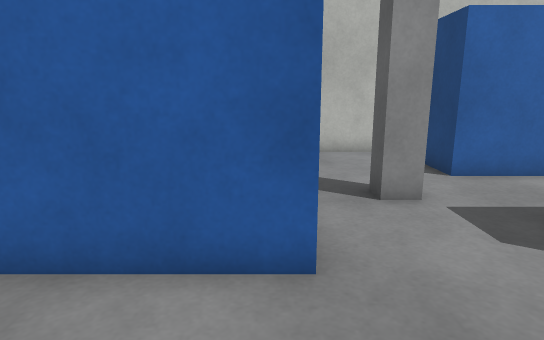
view 1 (above)

19 first-person views from a walk through a world built for the Gazebo simulator. The camera is 1 m above the floor, tilts 12° down and sees 75° across. The floor is counted in squares, 0.5 m on a side. Each view is taken from the middle of a square. On the plan, view 1 faces up. The plan holds only what a view shows up to about 19 squares ahead; the rest is blank. The place goes on beyond the plan.

view 2
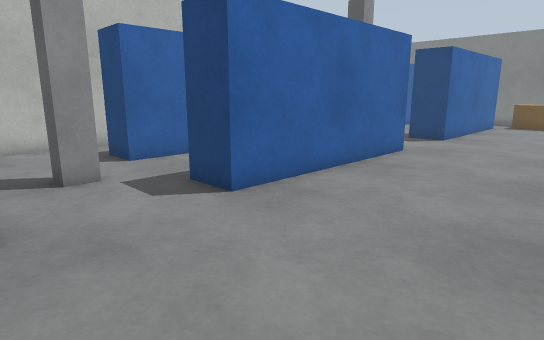

view 3
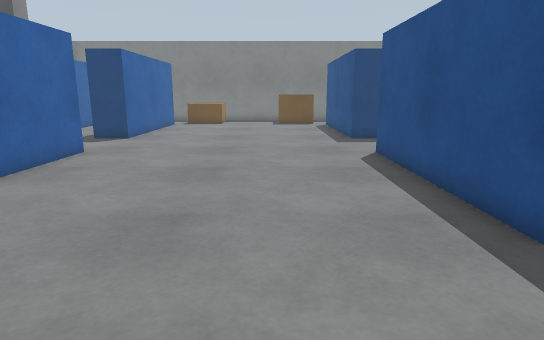

view 4
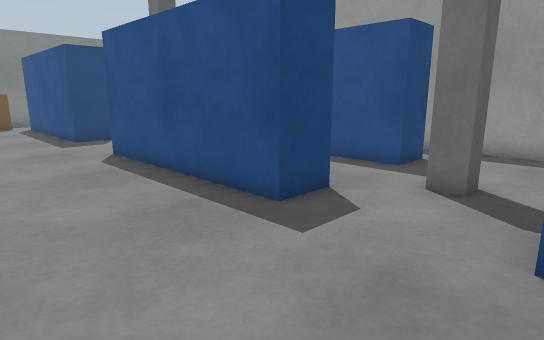

view 5
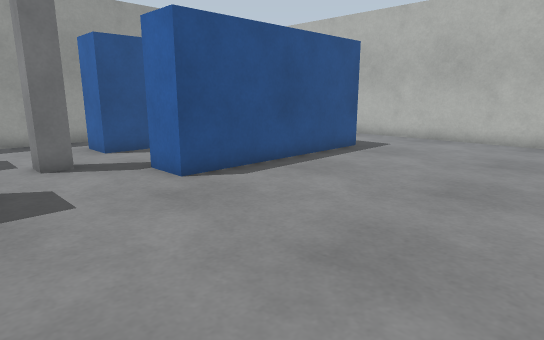

view 6
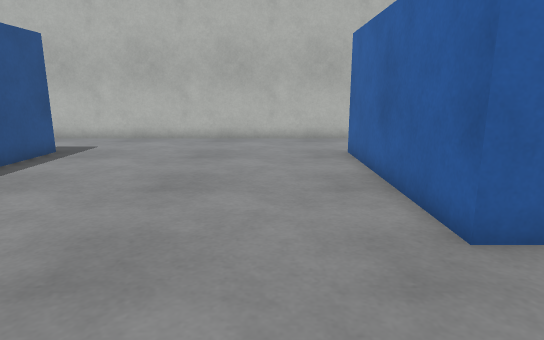

view 7
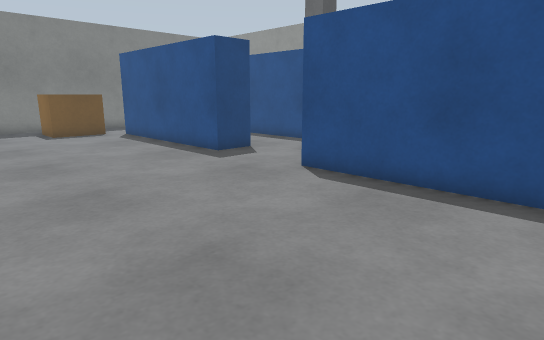

view 8
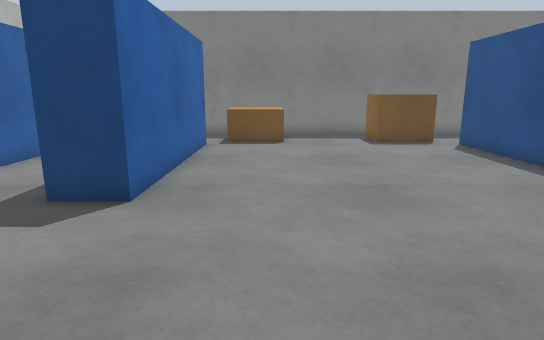

view 9
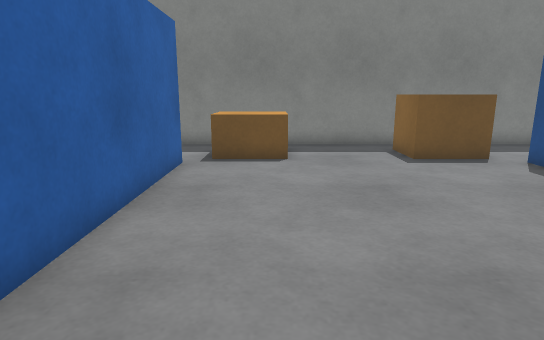

view 10
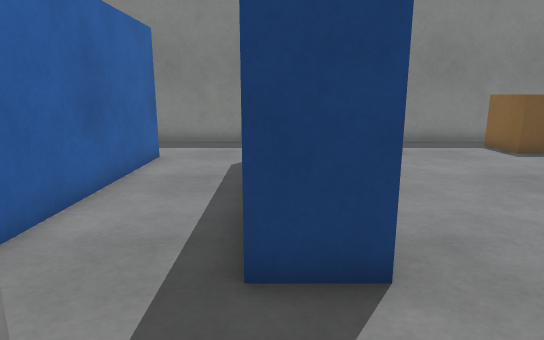

view 11
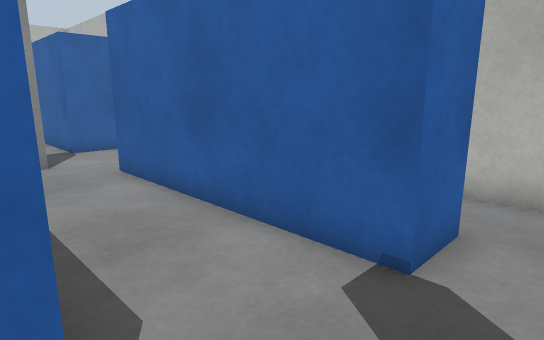

view 12
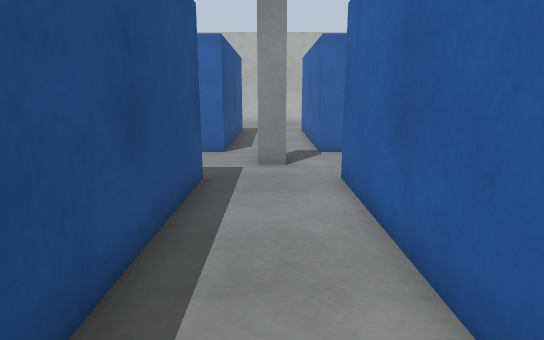

view 13
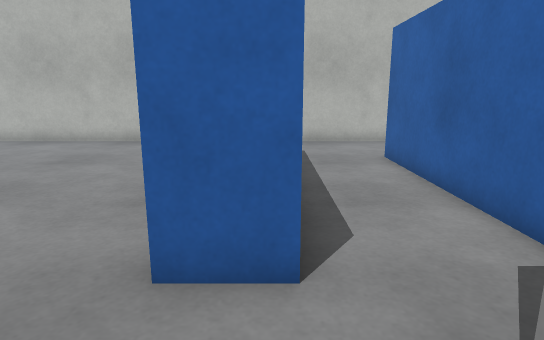

view 14
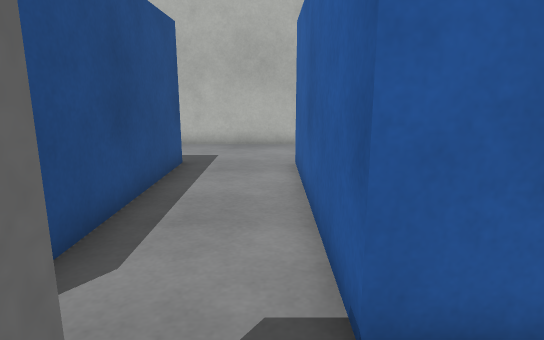

view 15
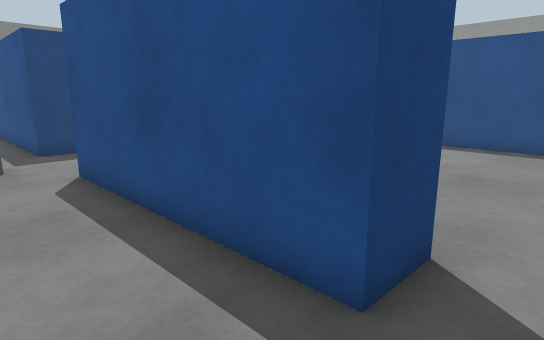

view 16
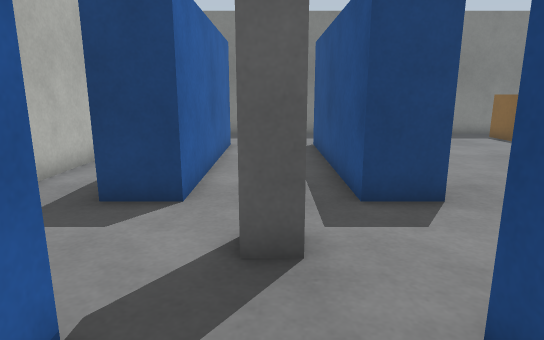

view 17
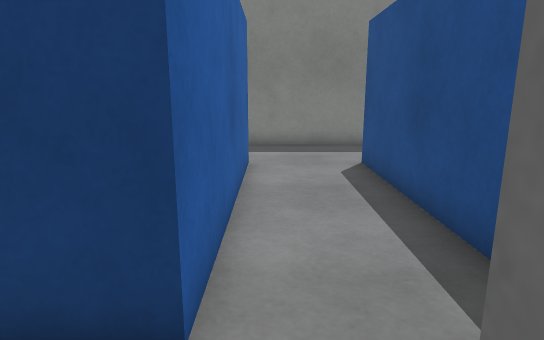

view 18
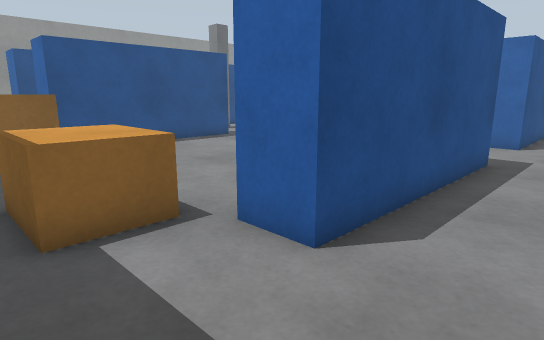

view 19
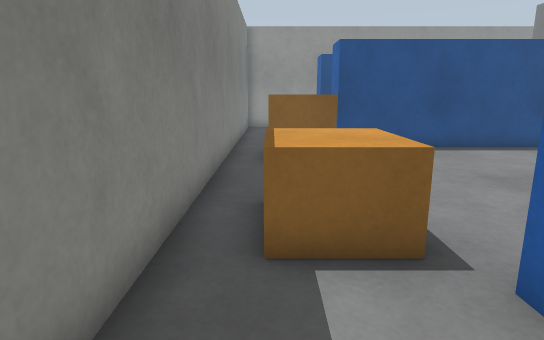

### Floor plan
Points are (right, up) in squares from view 1. A wall is a line through its corners. A room is listed if a view was taken in it or the views show most of it. See-through windows are left out.
Room 1 (views 1, 2, 3, 4, 5, 6, 7, 8, 9)
walls: (4.5, -8.4) (4.5, -6.7) (12.5, -6.7); (12.6, 3.7) (4.5, 3.7); (0.5, 3.7) (-7.5, 3.7); (16.5, -8.4) (16.5, -6.7) (24.5, -6.7) (24.5, -8.4); (-7.6, -6.7) (0.5, -6.7) (0.5, -8.4); (24.5, 3.7) (16.5, 3.7); (-11.5, 3.5) (-11.5, -9.2); (28.5, -8.6) (28.5, 3.5)
ways out: opening at (-9.5, 4.5) to room 2; opening at (2.5, 4.5) to room 2; opening at (14.5, 4.5) to room 2; opening at (26.5, 4.5) to room 2; opening at (-9.5, -7.5); opening at (2.5, -7.5); opening at (14.5, -7.5); opening at (26.5, -7.5)
objects: pallet (25, -6) to (27, -4); pallet (25, 1) to (27, 3)
Room 2 (views 10, 11, 12, 13, 14, 15, 16, 17, 18, 19)
walls: (4.5, 3.7) (4.5, 5.3) (12.5, 5.3) (12.5, 4.2); (12.5, 8.7) (4.5, 8.7); (0.5, 8.7) (-7.5, 8.7); (16.5, 3.7) (16.5, 5.3) (24.5, 5.3) (24.5, 3.7); (-7.5, 5.3) (0.5, 5.3) (0.5, 3.7); (24.5, 8.7) (16.5, 8.7); (-11.5, 8.5) (-11.5, 3.5); (28.5, 3.5) (28.5, 8.5)
ways out: opening at (-9.5, 4.5) to room 1; opening at (2.5, 4.5) to room 1; opening at (14.5, 4.5) to room 1; opening at (26.5, 4.5) to room 1; opening at (-9.5, 9.5); opening at (2.5, 9.5); opening at (14.5, 9.5); opening at (26.5, 9.5)
objects: pillar (2, 7) to (3, 7); pillar (14, 7) to (15, 7)

Positions as (right, up) in squares from view 1, and headings:
1: (0, 0), facing up
2: (0, -2), facing up-right
3: (0, -3), facing right
4: (0, -2), facing down-right
5: (5, 1), facing down-left
6: (5, 1), facing left
7: (6, 1), facing down-right
8: (10, 1), facing right
9: (14, 1), facing right
10: (13, 5), facing right
11: (14, 5), facing up-left
12: (13, 7), facing left
13: (4, 5), facing left
14: (3, 8), facing left
15: (3, 8), facing down-right
16: (10, 7), facing right
17: (14, 8), facing right
18: (28, 8), facing down-left
19: (27, 7), facing down
